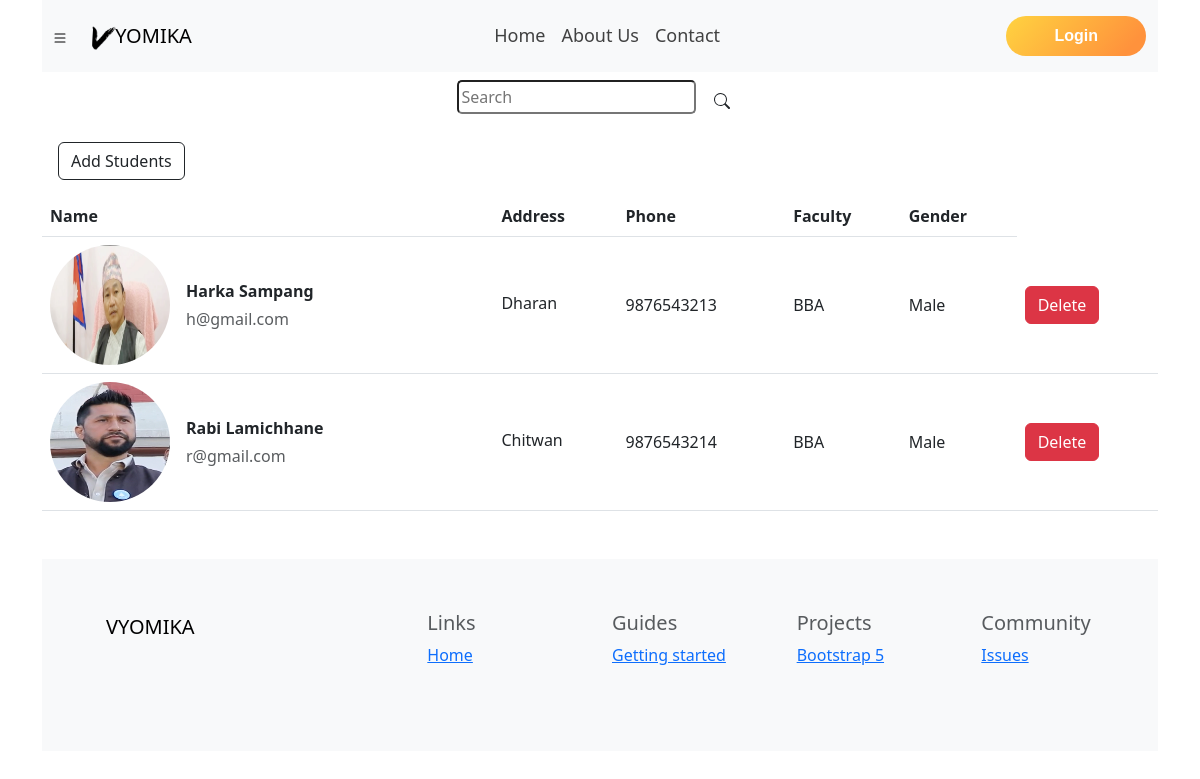
The page /management/faculty/bbastudents/ on the database its author committed.
### Student/models.py (models this page shows, shortened)
class Student(models.Model):
    std_id = models.AutoField(primary_key=True)
    user = models.ForeignKey(UserAccount, on_delete = models.CASCADE)
    stdname = models.CharField(default='', max_length=55)
    stdemail = models.CharField(default='', max_length=100)
    stdadd = models.CharField(default='', max_length=255)
    stdphone = models.CharField(default='', max_length=10)
    stdfaculty = models.CharField(default='', max_length=55)
    stdgender = models.CharField(default='', max_length=6)
    stdimage = models.ImageField(default='', upload_to='stdimg')

### Student/views.py (the view)
# urls.py: path('faculty/bbastudents/', views.bba, name = 'bbastudent'),
def bba(request):
    student = Student.objects.filter(stdfaculty='BBA')
    return render(request, 'Student/bbastudents.html', {'student':student})

### templates/Student/bbastudents.html (shortened to what this page needs)
{% extends 'base.html' %}
{% block body %}
<div class="col-md-12 my-2 d-flex justify-content-end">
    <form action="#" method="POST" class="form" style="position: initial;">
        <input class="mr-sm-3" type="search" placeholder="Search" aria-label="Search"
            style="border-radius: 5px; height: 2.1em;">
        <button class="btn btn-outline-none my-2 my-sm-0" id="search_button_base" type="submit"></button>
    </form>
</div>
<a href="addStudent/"><button type="button" class="btn btn-outline-dark m-3">Add Students</button></a>
<table class="table align-middle mb-0 bg-white">
    <thead class="bg-light">
        <tr>
            <th>Name</th>
            <th>Address</th>
            <th>Phone</th>
            <th>Faculty</th>
            <th>Gender</th>
        </tr>
    </thead>
    <tbody>
        {% for std in student %}
        <tr>
            <td>
                <div class="d-flex align-items-center">
                    <img src="/media/{{std.stdimage}}" alt="" style="width: 120px; height: 120px"
                        class="rounded-circle" />
                    <div class="ms-3">
                        <p class="fw-bold mb-1">{{std.stdname}}</p>
                        <p class="text-muted mb-0">{{std.stdemail}}</p>
                    </div>
                </div>
            </td>
            <td>
                <p class="fw-normal mb-1">{{std.stdadd}}</p>
            </td>
            <td>{{std.stdphone}}</td>
            <td>{{std.stdfaculty}}</td>
            <td>{{std.stdgender}}</td>
            <td>
                <form action="{% url 'delete_student' std.std_id %}" method="POST">
                    <button type="submit" class="btn btn-danger">Delete</button>
                </form>
            </td>
        </tr>
        {% endfor %}
    </tbody>
</table>
{% endblock %}

### rows shown on the page
Student: stdimage (picture), stdname "Harka Sampang", stdemail "h@gmail.com", stdadd "Dharan", stdphone "9876543213", stdfaculty "BBA", stdgender "Male"
Student: stdimage (picture), stdname "Rabi Lamichhane", stdemail "r@gmail.com", stdadd "Chitwan", stdphone "9876543214", stdfaculty "BBA", stdgender "Male"
